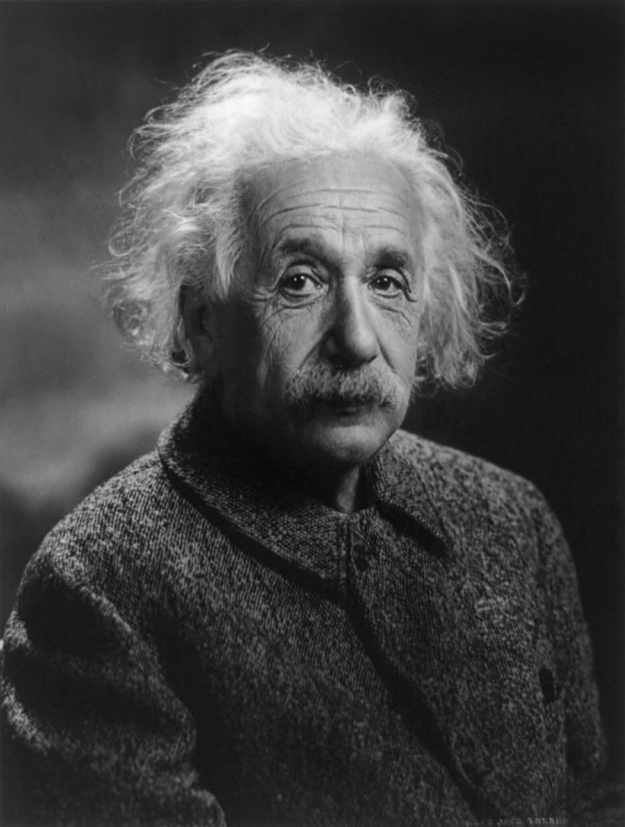
#> input picture Resources/albert-einstein-gray.jpeg, 1250 x 1653 px (shown at 1/2 size)
$ python grayscale_images_in_opencv.py
#> lines starting #> are read from the running program, lines starting #| are printed output that depends on the picture
import cv2
import matplotlib.pyplot

im = cv2.imread("Resources/albert-einstein-gray.jpeg", cv2.IMREAD_GRAYSCALE)
#> im is the input picture: shape (1653, 1250); min 7, max 252, mean 63.4
print( type(im) )
#| <class 'numpy.ndarray'>
print( im.dtype )
#| uint8
print( im.shape )
#| (1653, 1250)

im[530:630, 560:670] = 0
im[530:630, 730:830] = 0
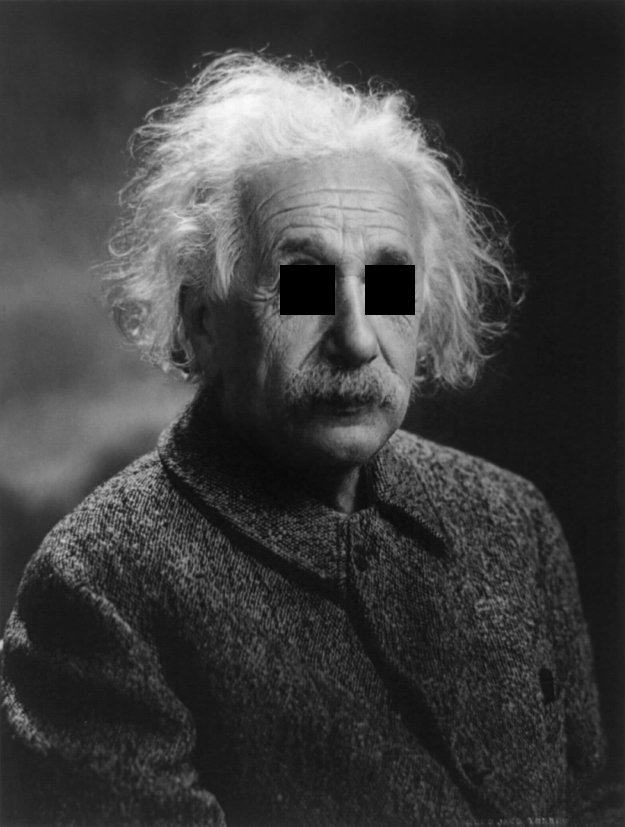
#> im: shape (1653, 1250) (shown at 1/2 size); min 0, max 252, mean 62.4

cv2.imshow('Einstein', im)

cv2.imwrite("Resources/albert-einstein-gray-opencv-modified.jpeg", im)

cv2.waitKey(0)
cv2.destroyAllWindows()
